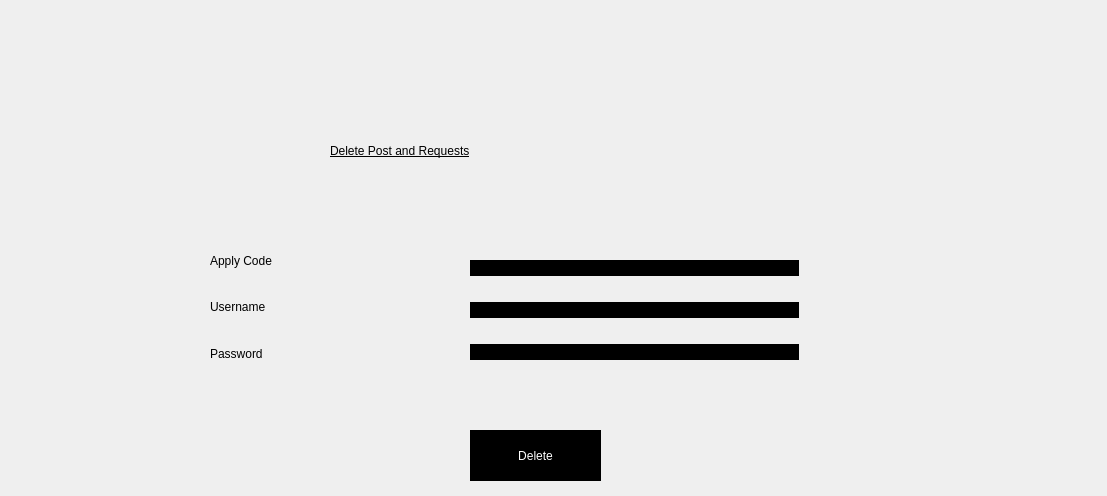
<?xml version="1.0" encoding="UTF-8"?>
<ui version="4.0">
 <class>deletepost</class>
 <widget class="QDialog" name="deletepost">
  <property name="geometry">
   <rect>
    <x>0</x>
    <y>0</y>
    <width>1107</width>
    <height>496</height>
   </rect>
  </property>
  <property name="windowTitle">
   <string>Manage</string>
  </property>
  <property name="styleSheet">
   <string notr="true">*{background-image: url(:/img/img/inside.jpg);}
QMessageBox{
    font: 87 10pt &quot;Segoe UI Black&quot;;
}
QPushButton:pressed{
	background-color: rgb(255, 212, 39);
   border-radius:6px;
}</string>
  </property>
  <widget class="QLabel" name="label">
   <property name="geometry">
    <rect>
     <x>330</x>
     <y>120</y>
     <width>381</width>
     <height>61</height>
    </rect>
   </property>
   <property name="styleSheet">
    <string notr="true">font: 87 10pt &quot;Segoe UI Black&quot;;
text-decoration: underline;
font:87 15pt &quot;Segoe UI Black&quot;;</string>
   </property>
   <property name="text">
    <string>Delete Post and Requests</string>
   </property>
  </widget>
  <widget class="QPushButton" name="pushButton_delete">
   <property name="geometry">
    <rect>
     <x>470</x>
     <y>430</y>
     <width>131</width>
     <height>51</height>
    </rect>
   </property>
   <property name="styleSheet">
    <string notr="true">QPushButton
{
background:black;
color:white;
font: 87 13pt &quot;Segoe UI Black&quot;;
border:black;
}
QPushButton:pressed{
	
	background-color: rgb(182, 11, 42);
   border-radius:6px;
}
QPushButton:hover{
	
	background-color: grey;
   border-radius:6px;
}</string>
   </property>
   <property name="text">
    <string>Delete</string>
   </property>
  </widget>
  <widget class="QLabel" name="label_3">
   <property name="geometry">
    <rect>
     <x>420</x>
     <y>0</y>
     <width>201</width>
     <height>101</height>
    </rect>
   </property>
   <property name="text">
    <string/>
   </property>
   <property name="pixmap">
    <pixmap resource="resources.qrc">:/img/img/icon.png</pixmap>
   </property>
  </widget>
  <widget class="QPushButton" name="bbn">
   <property name="geometry">
    <rect>
     <x>1010</x>
     <y>0</y>
     <width>91</width>
     <height>61</height>
    </rect>
   </property>
   <property name="styleSheet">
    <string notr="true">*{image: url(:/img/img/backbutoonyblack.jpg);

border:white}
QPushButton:pressed{
	
	background-color: rgb(182, 11, 42);
   border-radius:6px;
}</string>
   </property>
   <property name="text">
    <string/>
   </property>
  </widget>
  <widget class="QWidget" name="layoutWidget">
   <property name="geometry">
    <rect>
     <x>470</x>
     <y>240</y>
     <width>329</width>
     <height>140</height>
    </rect>
   </property>
   <layout class="QVBoxLayout" name="verticalLayout">
    <item>
     <widget class="QLineEdit" name="lineEdit_ac">
      <property name="styleSheet">
       <string notr="true">*{
background:black;
color:white;
font: 87 15pt &quot;Segoe UI Black&quot;;
border:black;
}</string>
      </property>
     </widget>
    </item>
    <item>
     <widget class="QLineEdit" name="lineEdit_un">
      <property name="styleSheet">
       <string notr="true">*{
background:black;
color:white;
font: 87 15pt &quot;Segoe UI Black&quot;;
border:black;
}</string>
      </property>
     </widget>
    </item>
    <item>
     <widget class="QLineEdit" name="lineEdit_pass">
      <property name="styleSheet">
       <string notr="true">*{
background:black;
color:white;
font: 87 15pt &quot;Segoe UI Black&quot;;
border:black;
}</string>
      </property>
     </widget>
    </item>
   </layout>
  </widget>
  <widget class="QWidget" name="layoutWidget">
   <property name="geometry">
    <rect>
     <x>210</x>
     <y>240</y>
     <width>255</width>
     <height>134</height>
    </rect>
   </property>
   <layout class="QVBoxLayout" name="verticalLayout_2">
    <item>
     <widget class="QLabel" name="label_name">
      <property name="styleSheet">
       <string notr="true">font: 87 15pt &quot;Segoe UI Black&quot;;</string>
      </property>
      <property name="text">
       <string>Apply Code</string>
      </property>
     </widget>
    </item>
    <item>
     <widget class="QLabel" name="label_name_3">
      <property name="styleSheet">
       <string notr="true">font: 87 15pt &quot;Segoe UI Black&quot;;</string>
      </property>
      <property name="text">
       <string>Username</string>
      </property>
     </widget>
    </item>
    <item>
     <widget class="QLabel" name="label_name_2">
      <property name="styleSheet">
       <string notr="true">font: 87 15pt &quot;Segoe UI Black&quot;;</string>
      </property>
      <property name="text">
       <string>Password</string>
      </property>
     </widget>
    </item>
   </layout>
  </widget>
 </widget>
 <resources>
  <include location="resources.qrc"/>
 </resources>
 <connections/>
</ui>
